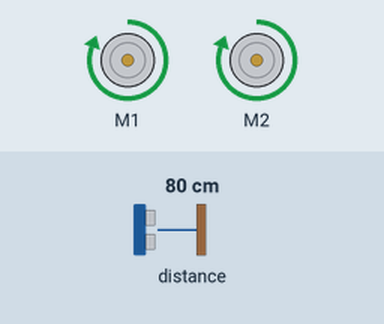
The program below on a simulated BBC micro:bit (MakeCode). On the bench: 2 × DC motor (green arrow = forward, orange = backward, longer = faster). The inputs (shaded band) are chosen by the test bench; at power-on: distance to the obstacle 80 cm. Random numbers come from a fixed seed.

Above: at 1.2 s.
1.3 s: distance to the obstacle set to 31 cm
2.8 s: distance to the obstacle set to 27 cm
At 3.8 s:
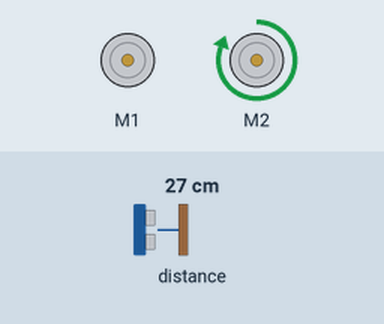
5.8 s: distance to the obstacle set to 35 cm
7.6 s: distance to the obstacle set to 2 cm
At 8.4 s:
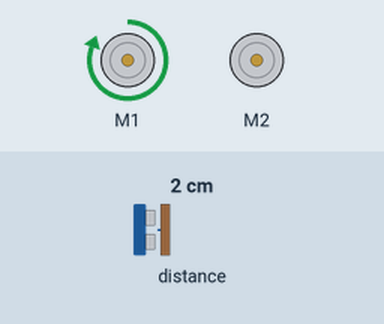
Timing chart, 0 to 10.1 s (numbered marks = the images above; inputs shaded):
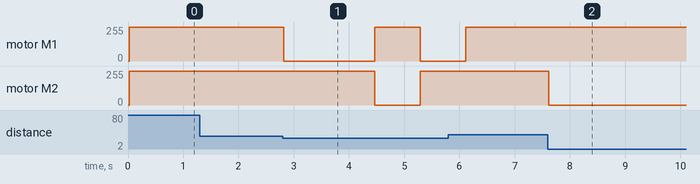

The program:

main.ts
```typescript
let strip = false
basic.forever(function () {
    if (maqueen.Ultrasonic(PingUnit.Centimeters) < 30 && maqueen.Ultrasonic(PingUnit.Centimeters) != 0) {
        strip = Math.randomBoolean()
        if (strip == true) {
            maqueen.motorRun(maqueen.Motors.M1, maqueen.Dir.CW, 255)
            maqueen.motorRun(maqueen.Motors.M2, maqueen.Dir.CW, 0)
            basic.pause(800)
        }
        if (strip == false) {
            maqueen.motorRun(maqueen.Motors.M1, maqueen.Dir.CW, 0)
            maqueen.motorRun(maqueen.Motors.M2, maqueen.Dir.CW, 255)
            basic.pause(800)
        }
    } else {
        maqueen.motorRun(maqueen.Motors.All, maqueen.Dir.CW, 255)
    }
})
```

test.ts
```typescript
// οι δοκιμές πηγαίνουν εδώ, δεν θα γίνει εκτέλεση όταν αυτό το πακέτο χρησιμοποιηθεί ως επέκταση.
```

Measured:
- the behaviour switches between 30 and 29 cm on distance to the obstacle (found by bisection; images 0 and 1)
- after the input at 1.3 s, every drawn part: stays the same
- after the input at 2.8 s, motor M1: forward 255/255 → stopped at once, → forward 255/255 1.6 s later, → stopped 0.82 s later; motor M2: forward 255/255 → stopped after 1.7 s, → forward 255/255 0.82 s later
- after the input at 7.6 s, motor M2: forward 255/255 → stopped at once
